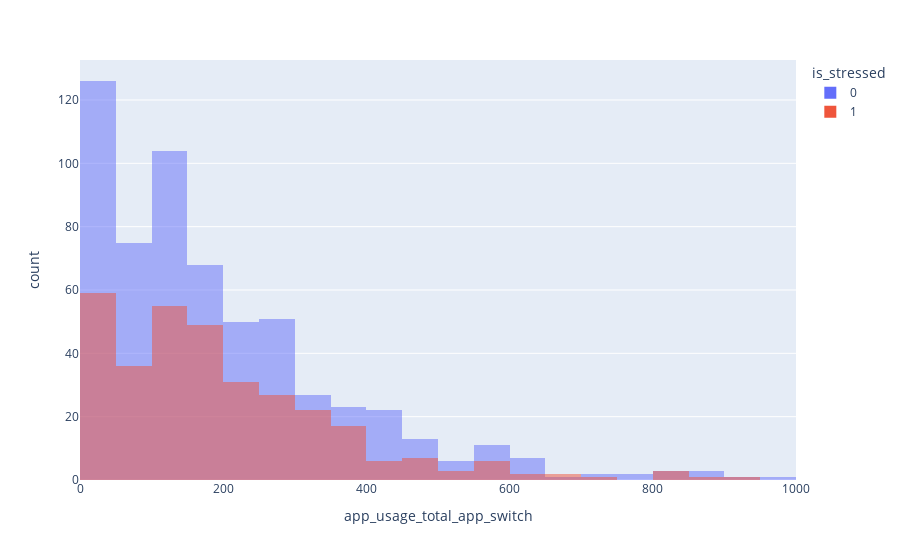

The notebook cell this image was saved under:
### Code cell
px.histogram(df,'app_usage_total_app_switch', color='is_stressed',barmode='overlay')

### Figure 1 — Plotly figure (JSON) as saved in the notebook; plotly's stock layout.template omitted (floating-point values rounded to 4 significant figures; data arrays with more than 128 entries replaced by an {"elided": "..."} marker saying what was removed)
{"data": [{"bingroup": "x", "hovertemplate": "is_stressed=0<br>app_usage_total_app_switch=%{x}<br>count=%{y}<extra></extra>", "legendgroup": "0", "marker": {"color": "#636efa", "opacity": 0.5, "pattern": {"shape": ""}}, "name": "0", "orientation": "v", "showlegend": true, "type": "histogram", "x": {"elided": "596 float values"}, "xaxis": "x", "yaxis": "y"}, {"bingroup": "x", "hovertemplate": "is_stressed=1<br>app_usage_total_app_switch=%{x}<br>count=%{y}<extra></extra>", "legendgroup": "1", "marker": {"color": "#EF553B", "opacity": 0.5, "pattern": {"shape": ""}}, "name": "1", "orientation": "v", "showlegend": true, "type": "histogram", "x": {"elided": "328 float values"}, "xaxis": "x", "yaxis": "y"}], "layout": {"barmode": "overlay", "legend": {"title": {"text": "is_stressed"}, "tracegroupgap": 0}, "margin": {"t": 60}, "xaxis": {"anchor": "y", "domain": [0, 1], "title": {"text": "app_usage_total_app_switch"}}, "yaxis": {"anchor": "x", "domain": [0, 1], "title": {"text": "count"}}}}
